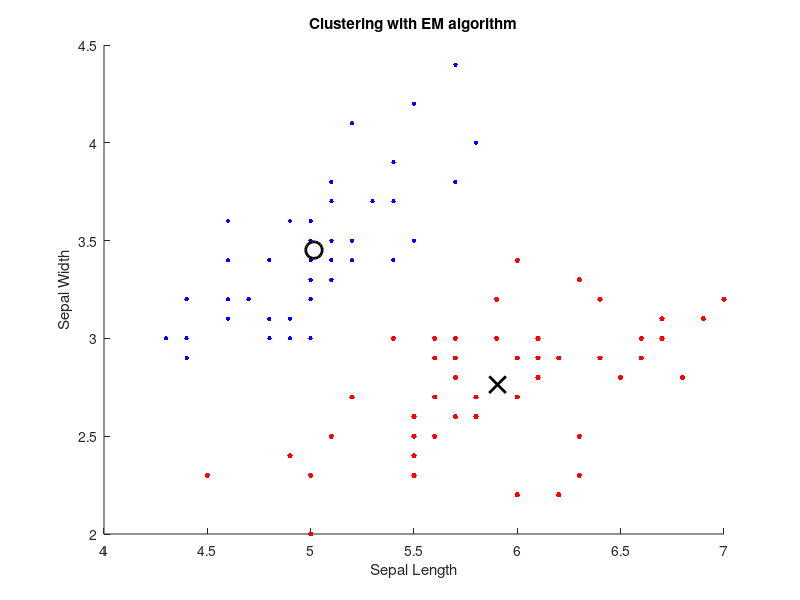

Recreate this plot in MATLAB.
clear all; close all; clc;
% X is the dataset size 100x2 
%   Column 1: sepal length 
%   Column 2: sepal width 

X = dlmread('simple_iris_dataset.dat');  % Size=100x2 
N = length(X);  % N=100 

% Initialization - take 2 random samples from data set 
ctr1 = X(randi([1,N]),:); 
ctr2 = X(randi([1,N]),:);

M1 = repmat(X(randi(N),1),1,2);
M2 = repmat(X(randi(N),2),1,2);

cov1 = cov(X); 
cov2 = cov(X); 

prior1 = 0.5; 
prior2 = 0.5; 

% Misc. initialization 
idx_c1 = zeros(50,1); 
idx_c2 = zeros(50,1); 

W1 = zeros (100,1); 
W2 = zeros (100,1); 

% W1 and W2 are vectors that eventually should contain each data point's  
% membership grade relative to Gaussian 1 and Gaussian 2 

%%%%%%%%%%%%%%%%%%%%%%%%%%%%%%%%%%%%%%%%%%%%%%%%%%%%%%%%%%%%%%%%%%%%%%%%%%% 
% You can define some error measure smaller than some epsilon to stop 
% the iteration.  But for now just run for 250 iterations 

for itr = 1:250 
    %estep 
    
    g1=zeros(100,1);
    g2=zeros(100,1);

    for i=1:N
        
        g1(i) = sqrt(det(cov1))^-1 * exp(-0.5*((X(i,:)' - M1')' * inv(cov1) * (X(i,:)'-M1')));
        g2(i) = sqrt(det(cov2))^-1 * exp(-0.5*((X(i,:)' - M2')' * inv(cov2) * (X(i,:)'-M2')));
        
        W1(i) = (g1(i) * prior1)/(g1(i) * prior1 + g2(i) * prior2);
        W2(i) = (g2(i) * prior2)/(g1(i) * prior1 + g2(i)* prior2);
    end
    
    %mstep
  
    prior1 = sum(W1)/100;
    prior2 = sum(W2)/100;
    
    M1 = [sum(repmat(W1,1,2).*X)/sum(W1)];
    M2 = [sum(repmat(W2,1,2).*X)/sum(W2)];
    
    cov1 = ((repmat(W1,1,2).*(X-repmat(M1,100,1)))'*(X-repmat(M1,100,1)))/sum(W1);
    cov2 = ((repmat(W2,1,2).*(X-repmat(M2,100,1)))'*(X-repmat(M2,100,1)))/sum(W2);
end

ctr1 = M1;
ctr2 = M2;

%%%%%%%%%%%%%%%%%%%%%%%%%%%%%%%%%%%%%%%%%%%%%%%%%%%%%%%%%%%%%%%%%% 
figure; hold on;  
title('Clustering with EM algorithm'); 
xlabel('Sepal Length'); 
ylabel('Sepal Width'); 

% Hard clustering assignment – W1, W2 (100x1) 
idx_c1 = find(W1 > W2); 
idx_c2 = find(W1 <= W2); 

% idx_c1 is a vector containing the indices of the points in X  
% that belong to cluster 1 (Mx1) 
% idx_c2 is a vector containing the indices of the points in X  
% that belong to cluster 2 (N-M x 1) 

% Plot clustered data with two different colors 
plot(X(idx_c1,1),X(idx_c1,2),'r.','MarkerSize',12) 
plot(X(idx_c2,1),X(idx_c2,2),'b.','MarkerSize',10)
% Plot centroid of each cluster – ctr1, ctr2  (1x2) 
plot(ctr1(:,1),ctr1(:,2), 'kx', 'MarkerSize',12,'LineWidth',2); 
plot(ctr2(:,1),ctr2(:,2), 'ko', 'MarkerSize',12,'LineWidth',2);